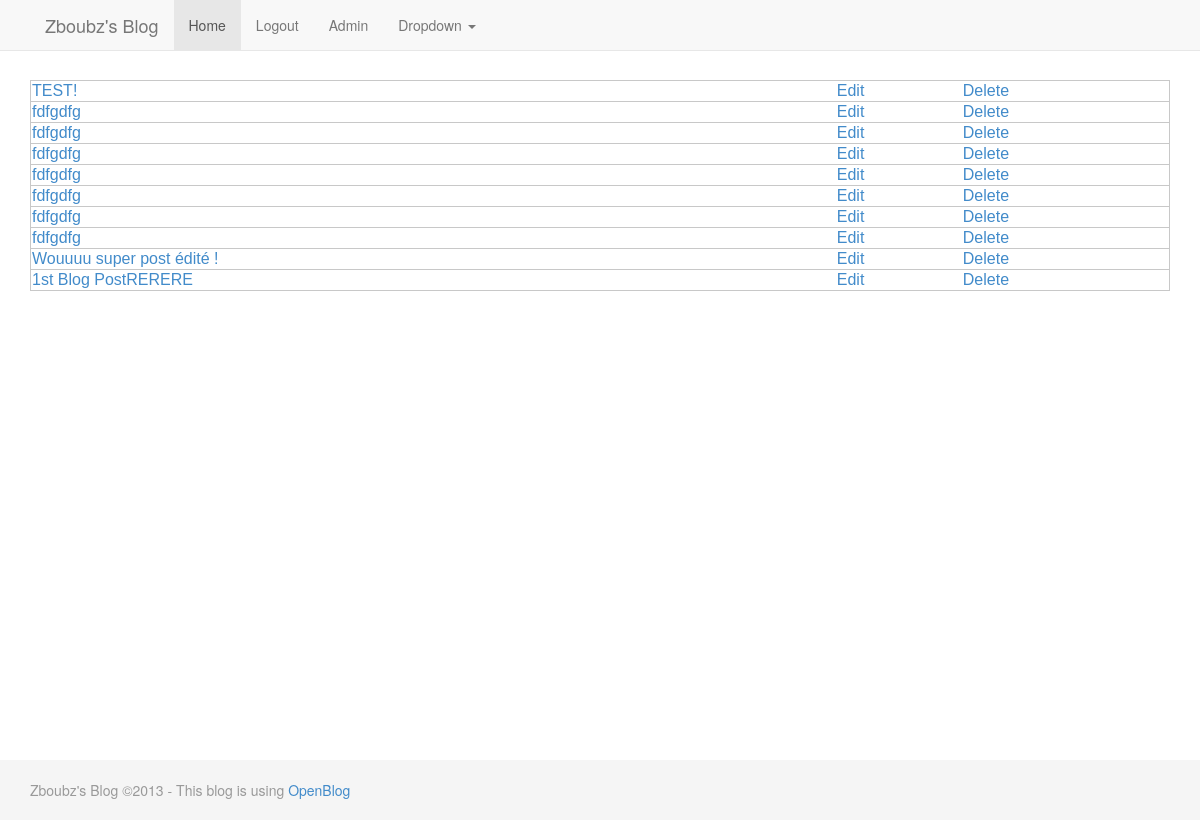
/admin.php (signed in), run on the app's committed database.
### tables this page shows
CREATE TABLE IF NOT EXISTS `post` (
  `id` int(11) NOT NULL AUTO_INCREMENT,
  `onfront` int(11) NOT NULL DEFAULT '1',
  `title` varchar(255) NOT NULL,
  `content` text NOT NULL,
  `created` timestamp NOT NULL DEFAULT CURRENT_TIMESTAMP,
  `author` varchar(20) NOT NULL,
  `cat` int(11) NOT NULL DEFAULT '1',
  PRIMARY KEY (`id`)
);

### includes/lib/sysplugins/smarty_internal_template.php (called while the page is built, shortened)
<?php
class Smarty_Internal_Template extends Smarty_Internal_TemplateBase {
    public $cache_id = null;
    public $compile_id = null;
    public $template_resource = null;
    public $smarty = null;
    public function __construct($template_resource, $smarty, $_parent = null, $_cache_id = null, $_compile_id = null, $_caching = null, $_cache_lifetime = null)
    {
        $this->smarty = &$smarty;
        $this->cache_id = $_cache_id === null ? $this->smarty->cache_id : $_cache_id;
        $this->compile_id = $_compile_id === null ? $this->smarty->compile_id : $_compile_id;
        $this->caching = $_caching === null ? $this->smarty->caching : $_caching;
        $this->parent = $_parent;
        $this->template_resource = $template_resource;
    }
    public function getSubTemplate($template, $cache_id, $compile_id, $caching, $cache_lifetime, $data, $parent_scope)
    {
        if ($this->smarty->allow_ambiguous_resources) {
            $_templateId = Smarty_Resource::getUniqueTemplateName($this->smarty, $template) . $cache_id . $compile_id;
        } else {
            $_templateId = $this->smarty->joined_template_dir . '#' . $template . $cache_id . $compile_id;
        }
        if (isset($this->smarty->template_objects[$_templateId])) {
            $tpl = clone $this->smarty->template_objects[$_templateId];
            $tpl->parent = $this;
            $tpl->caching = $caching;
            $tpl->cache_lifetime = $cache_lifetime;
        } else {
            $tpl = new $this->smarty->template_class($template, $this->smarty, $this, $cache_id, $compile_id, $caching, $cache_lifetime);
        }
        if ($parent_scope == Smarty::SCOPE_LOCAL) {
            $tpl->tpl_vars = $this->tpl_vars;
            $tpl->tpl_vars['smarty'] = clone $this->tpl_vars['smarty'];
        } elseif ($parent_scope == Smarty::SCOPE_PARENT) {
            $tpl->tpl_vars = &$this->tpl_vars;
        } elseif ($parent_scope == Smarty::SCOPE_GLOBAL) {
            $tpl->tpl_vars = &Smarty::$global_tpl_vars;
        } elseif (($scope_ptr = $this->getScopePointer($parent_scope)) == null) {
            $tpl->tpl_vars = &$this->tpl_vars;
        } else {
            $tpl->tpl_vars = &$scope_ptr->tpl_vars;
        }
        $tpl->config_vars = $this->config_vars;
        return $tpl->fetch(null, null, null, null, false, false, true);
    }
    public function __get($property_name)
    {
        switch ($property_name) {
            case 'source':
                $this->source = Smarty_Resource::source($this);
                if ($this->source->type != 'eval') {
                    if ($this->smarty->allow_ambiguous_resources) {
                        $_templateId = $this->source->unique_resource . $this->cache_id . $this->compile_id;
                    } else {
                        $_templateId = $this->smarty->joined_template_dir . '#' . $this->template_resource . $this->cache_id . $this->compile_id;
                    }
                    $this->smarty->template_objects[$_templateId] = $this;
                }
                return $this->source;
            case 'compiled':
                $this->compiled = $this->source->getCompiled($this);
                return $this->compiled;
            case 'compiler':
                $this->smarty->loadPlugin($this->source->compiler_class);
                $this->compiler = new $this->source->compiler_class($this->source->template_lexer_class, $this->source->template_parser_class, $this->smarty);
                return $this->compiler;
        }
        throw new SmartyException("template property '$property_name' does not exist.");
    }
}
?>

### includes/lib/Smarty.class.php (called while the page is built, shortened)
<?php
include_once SMARTY_SYSPLUGINS_DIR.'smarty_internal_templatebase.php';
include_once SMARTY_SYSPLUGINS_DIR.'smarty_internal_template.php';
include_once SMARTY_SYSPLUGINS_DIR.'smarty_resource.php';
include_once SMARTY_SYSPLUGINS_DIR.'smarty_internal_resource_file.php';
class Smarty extends Smarty_Internal_TemplateBase {
    private $template_dir = array();
    private $compile_dir = null;
    public function setTemplateDir($template_dir)
    {
        $this->template_dir = array();
        foreach ((array) $template_dir as $k => $v) {
            $this->template_dir[$k] = rtrim($v, '/\\') . DS;
        }
        $this->joined_template_dir = join(DIRECTORY_SEPARATOR, $this->template_dir);
        return $this;
    }
    public function getTemplateDir($index=null)
    {
        return (array)$this->template_dir;
    }
    public function setCompileDir($compile_dir)
    {
        $this->compile_dir = rtrim($compile_dir, '/\\') . DS;
        return $this;
    }
    public function getCompileDir()
    {
        return $this->compile_dir;
    }
}
?>

### includes/lib/sysplugins/smarty_resource.php (called while the page is built, shortened)
<?php
abstract class Smarty_Resource {
    public static $resources = array();
    protected static $sysplugins = array(
        'file' => true,
        'string' => true,
        'extends' => true,
        'stream' => true,
        'eval' => true,
        'php' => true
    );
    protected function buildUniqueResourceName(Smarty $smarty, $resource_name)
    {
        return get_class($this) . '#' . $smarty->joined_template_dir . '#' . $resource_name;
    }
    public function populateCompiledFilepath(Smarty_Template_Compiled $compiled, Smarty_Internal_Template $_template)
    {
        $_filepath = $compiled->source->uid;
        if ($_template->caching) {
            $_cache = '.cache';
        } else {
            $_cache = '';
        }
        $_compile_dir = $_template->smarty->getCompileDir();
        $_basename = $this->getBasename($compiled->source);
        if ($_basename) {
            $_basename = '.' . $_basename;
        }
        $compiled->filepath = $_compile_dir . $_filepath . '.' . $compiled->source->type . $_basename . $_cache . '.php';
    }
    protected function normalizePath($_path, $ds=true)
    {
        if ($ds) {
            $_path = str_replace('\\', '/', $_path);
        }
        $offset = 0;
        $_path = preg_replace('#(/\./(\./)*)|/{2,}#', '/', $_path);
        while (true) {
            $_parent = strpos($_path, '/../', $offset);
            if (!$_parent) {
                break;
            } else if ($_path[$_parent - 1] === '.') {
                $offset = $_parent + 3;
                continue;
            }
            $_pos = strrpos($_path, '/', $_parent - strlen($_path) - 1);
            $_path = substr_replace($_path, '', $_pos, $_parent + 3 - $_pos);
        }
        return $_path;
    }
    protected function buildFilepath(Smarty_Template_Source $source, Smarty_Internal_Template $_template=null)
    {
        $file = $source->name;
        if ($source instanceof Smarty_Config_Source) {
            $_directories = $source->smarty->getConfigDir();
            $_default_handler = $source->smarty->default_config_handler_func;
        } else {
            $_directories = $source->smarty->getTemplateDir();
        }
        $_file_is_dotted = $file[0] == '.' && ($file[1] == '.' || $file[1] == '/' || $file[1] == "\\");
        if (!preg_match('/^([\/\\\\]|[a-zA-Z]:[\/\\\\])/', $file)) {
            $_path = str_replace('\\', '/', $file);
            $_path = DS . trim($file, '/');
            $_was_relative = true;
        } else {
            $_path = str_replace('\\', '/', $file);
        }
        $_path = $this->normalizePath($_path, false);
        if (isset($_was_relative)) {
            $_path = substr($_path, 1);
        }
        $file = rtrim($_path, '/\\');
        if (!preg_match('/^([\/\\\\]|[a-zA-Z]:[\/\\\\])/', $file)) {
            foreach ($_directories as $_directory) {
                $_filepath = $_directory . $file;
                if ($this->fileExists($source, $_filepath)) {
                    return $this->normalizePath($_filepath);
                }
            }
        }
        return false;
    }
    protected function fileExists(Smarty_Template_Source $source, $file)
    {
        $source->timestamp = @filemtime($file);
        return $source->exists = !!$source->timestamp;
    }
    public static function load(Smarty $smarty, $type)
    {
        if (isset($smarty->_resource_handlers[$type])) {
            return $smarty->_resource_handlers[$type];
        }
        if (isset(self::$sysplugins[$type])) {
            if (!isset(self::$resources[$type])) {
                self::$resources[$type] = new $_resource_class();
            }
            return $smarty->_resource_handlers[$type] = self::$resources[$type];
        }
        throw new SmartyException("Unkown resource type '{$type}'");
    }
    protected static function parseResourceName($resource_name, $default_resource, &$name, &$type)
    {
        $parts = explode(':', $resource_name, 2);
        if (!isset($parts[1]) || !isset($parts[0][1])) {
            $type = $default_resource;
            $name = $resource_name;
        } else {
            $type = $parts[0];
            $name = $parts[1];
        }
    }
    public static function source(Smarty_Internal_Template $_template=null, Smarty $smarty=null, $template_resource=null)
    {
        if ($_template) {
            $smarty = $_template->smarty;
            $template_resource = $_template->template_resource;
        }
        self::parseResourceName($template_resource, $smarty->default_resource_type, $name, $type);
        $resource = Smarty_Resource::load($smarty, $type);
        $unique_resource_name = $resource->buildUniqueResourceName($smarty, $name);
        $_cache_key = 'template|' . $unique_resource_name;
        $source = new Smarty_Template_Source($resource, $smarty, $template_resource, $type, $name, $unique_resource_name);
        return $source;
    }
}
class Smarty_Template_Source {
    public $unique_resource = null;
    public function __construct(Smarty_Resource $handler, Smarty $smarty, $resource, $type, $name, $unique_resource)
    {
        $this->handler = $handler;
        $this->uncompiled = $this->handler instanceof Smarty_Resource_Uncompiled;
        $this->recompiled = $this->handler instanceof Smarty_Resource_Recompiled;
        $this->smarty = $smarty;
        $this->type = $type;
        $this->name = $name;
        $this->unique_resource = $unique_resource;
    }
    public function getCompiled(Smarty_Internal_Template $_template)
    {
        $_cache_key = $this->unique_resource . '#' . $_template->compile_id;
        $compiled = new Smarty_Template_Compiled($this);
        $compiled->timestamp = @filemtime($compiled->filepath);
        $compiled->exists = !!$compiled->timestamp;
        return $compiled;
    }
}
class Smarty_Template_Compiled {
    public function __construct(Smarty_Template_Source $source)
    {
        $this->source = $source;
    }
}
?>

### includes/lib/sysplugins/smarty_internal_resource_file.php (called while the page is built, shortened)
<?php
class Smarty_Internal_Resource_File extends Smarty_Resource {
    public function populate(Smarty_Template_Source $source, Smarty_Internal_Template $_template=null)
    {
        $source->filepath = $this->buildFilepath($source, $_template);
        if ($source->filepath !== false) {
            $source->uid = sha1($source->filepath);
        }
    }
    public function getBasename(Smarty_Template_Source $source)
    {
        $_file = $source->name;
        return basename($_file);
    }
}
?>

### includes/functions.inc.php (called while the page is built, shortened)
<?php
function execute_statement($statement)
{
    global $connection;
    $result = mysql_query($statement, $connection)
    or die(mysql_error());
    return $result;
}
function execute_query($sql)
{
    $dataset = FALSE;
    $result = execute_statement($sql);
    $count = mysql_num_rows($result);
    if ($count > 1)
    {
        $dataset = array();
        while ($row = mysql_fetch_assoc($result))
        {
            $dataset[] = $row;
        }
    }
    return $dataset;
}
?>

### includes/posts.inc.php (called while the page is built, shortened)
<?php
function get_posts_admin()
{
    $sql = 'select * from post ORDER BY id DESC';
    return execute_query($sql);
}
?>

### templates_c/e04b396abef8a7837941f5f252f1f189fbf644b0.file.admin.tpl.php (the view, shortened to what this page needs)
<?php if(!defined('SMARTY_DIR')) exit('no direct access allowed');
$_valid = $_smarty_tpl->decodeProperties(array (
  'file_dependency' =>
  array (
    'e04b396abef8a7837941f5f252f1f189fbf644b0' =>
    array (
      0 => 'templates/base/admin.tpl',
      1 => 1377454460,
      2 => 'file',
    ),
  ),
  'nocache_hash' => '181700499952137473c369e0-27200321',
  'function' =>
  array (
  ),
  'version' => 'Smarty-3.1.14',
  'unifunc' => 'content_521374741dea65_68997071',
  'variables' =>
  array (
    'posts' => 0,
    'i' => 0,
  ),
  'has_nocache_code' => false,
),false); ?>
<?php if ($_valid && !is_callable('content_521374741dea65_68997071')) {function content_521374741dea65_68997071($_smarty_tpl) {?><?php echo $_smarty_tpl->getSubTemplate ('base/header.tpl', $_smarty_tpl->cache_id, $_smarty_tpl->compile_id, null, null, array(), 0);?>
<table id="posts_overall">
    <?php  $_smarty_tpl->tpl_vars['i'] = new Smarty_Variable; $_smarty_tpl->tpl_vars['i']->_loop = false;
 $_smarty_tpl->tpl_vars['id'] = new Smarty_Variable;
 $_from = $_smarty_tpl->tpl_vars['posts']->value; if (!is_array($_from) && !is_object($_from)) { settype($_from, 'array');}
foreach ($_from as $_smarty_tpl->tpl_vars['i']->key => $_smarty_tpl->tpl_vars['i']->value){
$_smarty_tpl->tpl_vars['i']->_loop = true;
 $_smarty_tpl->tpl_vars['id']->value = $_smarty_tpl->tpl_vars['i']->key;
?>
        <tr class="arts">
            <td><a href="perm.php?id=<?php echo $_smarty_tpl->tpl_vars['i']->value['id'];?>
"><?php echo $_smarty_tpl->tpl_vars['i']->value['title'];?>
</a></td>
            <td><a href="editor.php?id=<?php echo $_smarty_tpl->tpl_vars['i']->value['id'];?>
">Edit</a></td>
            <td><a href="admin.php?delete=<?php echo $_smarty_tpl->tpl_vars['i']->value['id'];?>
" class="confirmation">Delete</a></td>
        </tr>
    <?php } ?>
</table>
<?php echo $_smarty_tpl->getSubTemplate ('base/footer.tpl', $_smarty_tpl->cache_id, $_smarty_tpl->compile_id, null, null, array(), 0);?>
<?php }} ?>

### templates/base/main.css (style rules this page uses)
html, body { height: 100%; }
.arts { border-radius: 5px; border-style: solid; border-width: 1px; border-color: #C8C8C8; font-family: helvetica, arial, sans serif; padding-left: 0px; }
#posts_overall { width: 100%; }

### data on the page
post: title "TEST!"
post: title "fdfgdfg"
post: title "fdfgdfg"
post: title "fdfgdfg"
post: title "fdfgdfg"
post: title "fdfgdfg"
post: title "fdfgdfg"
post: title "fdfgdfg"
post: title "Wouuuu super post édité !"
post: title "1st Blog PostRERERE"

### other printed values
$_smarty_tpl->tpl_vars['siteName']->value "Zboubz's Blog"
